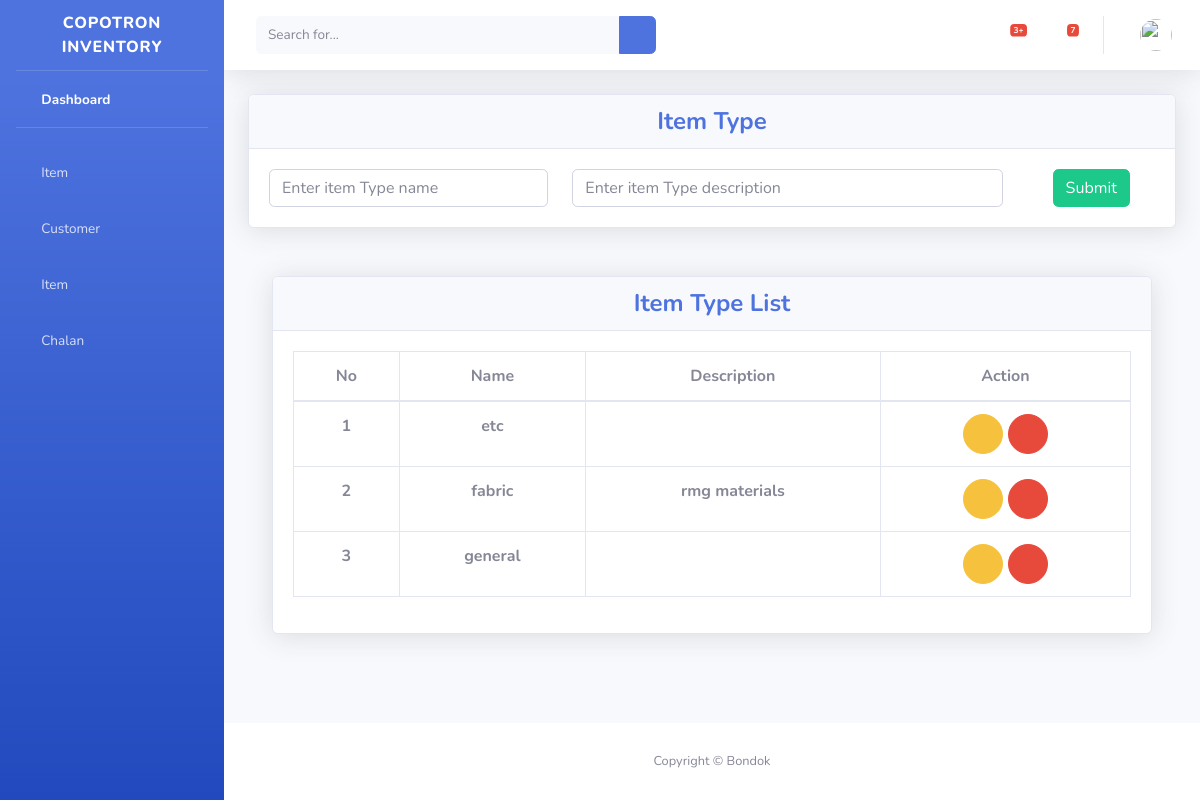
Page /item/item-type on the earlier database version.
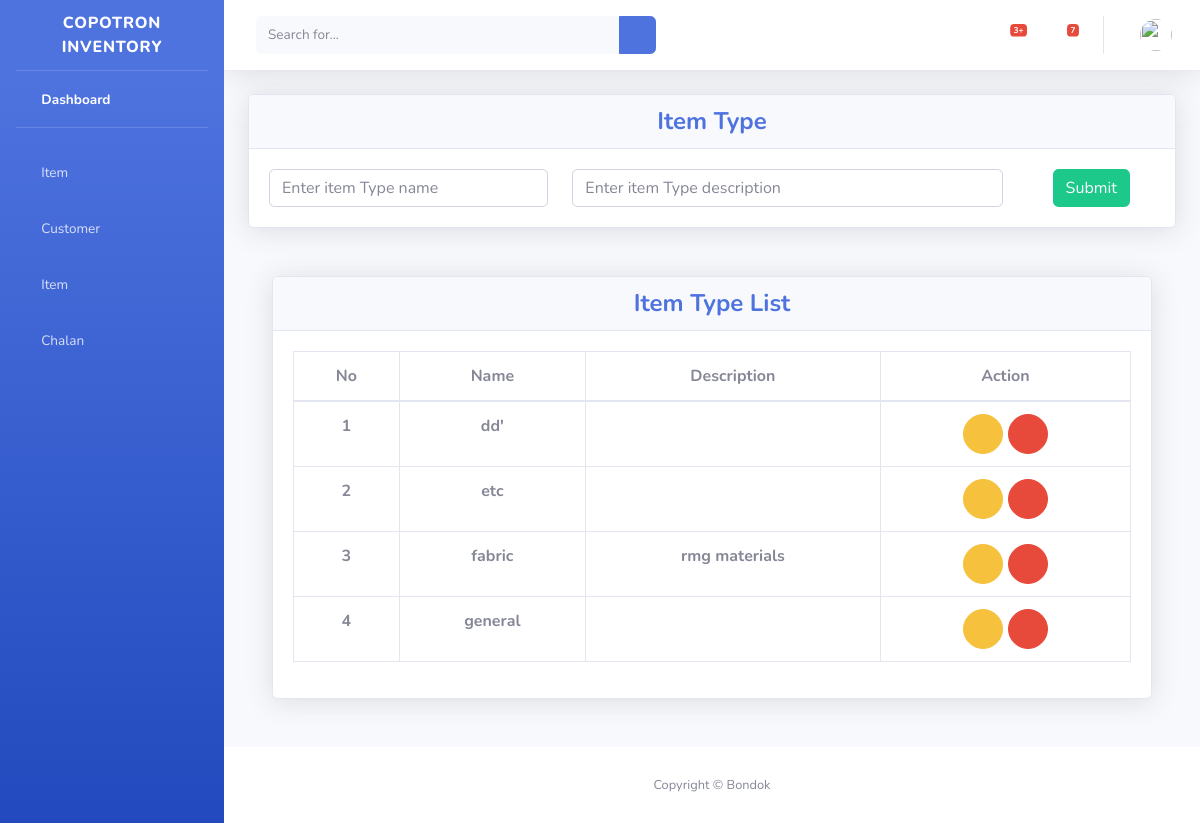
Same page on the later database version.
### item/models.py (models this page shows, shortened)
class ItemType(models.Model):
    name = models.CharField(max_length=50, null=True, blank=True)
    description = models.TextField(null=True, blank=True)
    class Meta:
        db_table = 'item_type'

### item/views.py (the view, shortened to what this page needs)
# urls.py: path("item-type", views.ItemTypeView.as_view(), name="item-type"),
class ItemTypeView(View):
    form_class = ItemTypeForm
    template_name = "item/item_type.html"
    def get(self, request):
        item_types = ItemType.objects.all().order_by("-id")
        context = {"item_types": item_types}
        return render(request, self.template_name, context)

### item/templates/item/item_type.html (shortened to what this page needs)
{% extends 'base.html' %}
{% load static %}
{% block main %}
<div class="container-fluid">
    <div class="row">
        <div class="col-lg-12 col-md-12 mb-4">
        <div class="card shadow mb-4">
        <div class="card-header py-6" align="center">
            <h4 class="m-0 font-weight-bold text-primary" >Item Type</h4>
        </div>
        <div class="card-body" align="center">
            <form method="POST" id="addUom" action="{% url 'item-type' %}">
                <div class="row">
                    <div class="col-4">
                        <input type="text" name="name"  class="form-control" placeholder="Enter item Type name" required>
                    </div>
                    <div class="col-6">
                        <input type="text" name="description"  class="form-control" placeholder="Enter item Type description">
                    </div>
                    <div class="col-2">
                        <button class="btn btn-success">Submit</button>
                    </div>
                </div>
            </form>
        </div>
        </div>
    </div>
</div>
<div class="container-fluid">
    <div class="row">
        <div class="col-lg-12 col-md-12 mb-4">
            <div class="card shadow mb-4">
            <div class="card-header py-6">
                <h4 class="m-0 font-weight-bold text-center text-primary">Item Type List</h4>
            </div>
            <div class="card-body">
                <div class="table-responsive">
                <table class="table table-bordered text-center" id="dataTable" width="100%" cellspacing="0">
                    <thead>
                    <tr>
                        <th>No</th>
                        <th>Name</th>
                        <th>Description</th>
                        <th>Action</th>
                    </tr>
                    </thead>
                    <tbody>
                        {% for val in item_types %}
                        <tr>
                            <th>{{ forloop.counter }}</th>
                            <th>{{ val.name }}</th>
                            <th>{{ val.description }}</th>
                            <th>
                                <a data-id="{{ val.id }}" data-target="#myModal"
                                    data-toggle="modal" class="edit_item_btn">
                                    <button class="btn btn-warning btn-circle">
                                        <i class="fas fa-exclamation-triangle"></i>
                                    </button>
                                </a>
                                <a data-id="{{ val.id }}"  class="delete_item_btn" value="{{csrf_token}}">
                                    <button class="btn btn-danger btn-circle">
                                        <i class="fas fa-trash"></i>
                                    </button>
                                </a>
                            </th>
                        </tr>
                        {% endfor %}
                    </tbody>
                </table>
                </div>
            </div>
            </div>
        </div>
        </div>
    </div>
</div>
{% endblock %}

Differences in the rows shown:
added ItemType: name "dd'"
